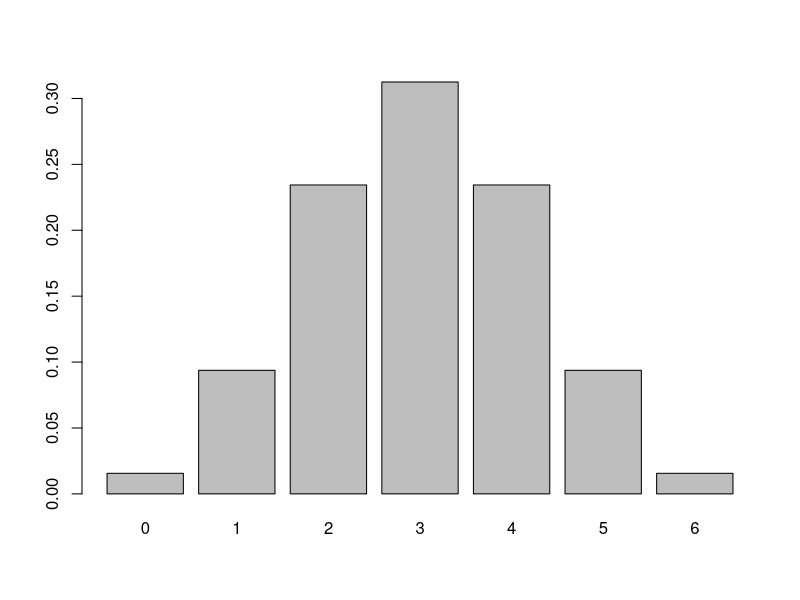
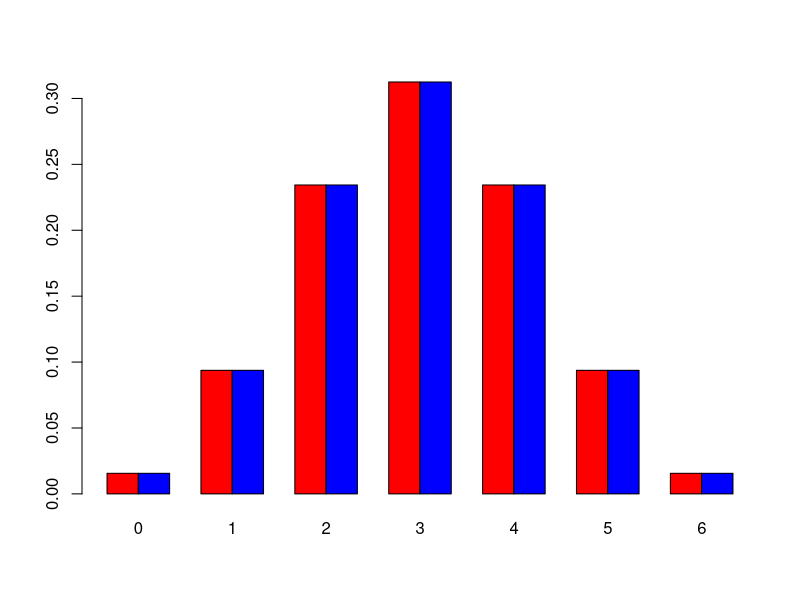

The R source for these figures, in order: (Note: this script raises an error after producing the figures.)
#Math 23c Script 3M-DiscreteDistributions.R

#Last modified: February 4, 2018

#Topic 1: Binomial distribution. Toss 6 fair coins.
#There are 2^6=64 elements in the sample space.
HT <- c("H","T")  
#Create a data frame with names
C6 <- expand.grid(coin1=HT, coin2=HT,coin3=HT, coin4=HT,coin5=HT, coin6=HT)
C6$coin1     #each column is a vector
#The number of heads is a random variable
C6$nheads <- (C6$coin1=="H")+(C6$coin2=="H")+(C6$coin3=="H")+
             (C6$coin4=="H")+(C6$coin5=="H")+(C6$coin6=="H")
#Tally the number of rows for each value of this random variable.
table(C6$nheads)
#Convert to a vector of probabilities
probs <- table(C6$nheads)/length(C6$nheads)
barplot(probs)
#There is an easier way.
#Since this is a binomial distribution, R has a built-in function for it
dbinom(0:6,6,0.5)    #initial "d" for "density" but "mass function" is more standard.
#Here is a clever way to compare two barplots side by side - bind together two vectors as rows
barplot(rbind(probs,dbinom(0:6,6,0.5)), beside = TRUE, col = c("red","blue"))

#We make the distribution function by summing the mass function
#Calculate the value for 4, the probability of 4 or fewer heads.
mean(C6$nheads <= 4)
#To get all the values we write our own function
my.pbinom <- Vectorize(function(x) mean(C6$nheads <= x))
my.pbinom(4)   #check that it works
my.pbinom(0:6)  #thanks to Vectorize, it works on vectors too!
pbinom(0:6,6,0.5)   #the built-in function is already vectorized

#Compute expectation by summing over the values: value times mass function
sum(0:6 * dbinom(0:6,6,0.5) )
#Alternative: sum over the sample space (law of unconscious statistician)
mean(C6$nheads)
#Or use the tail-sum theorem!
sum(1-my.pbinom(0:6))
#pbinom has a special syntax for Prob(X > x)
pbinom(4,6,0.5)    #probability that X <= 4)
pbinom(4,6,0.5, lower.tail = FALSE)    #probability that X > 4)
#So use the tail sum theorem like this:
sum(pbinom((0:6),6,0.5, lower.tail = FALSE))

#Calculating the variance directly from the definition.
#We know that the expectation is 3.
sum((0:6-3)*(0:6-3) * dbinom(0:6,6,0.5) )
#Using the more standard formula
sum((0:6)*(0:6) * dbinom(0:6,6,0.5) )-3*3
#Or we can sum over the sample space
mean((C6$nheads-3)*(C6$nheads-3))

#Now we can sample from this distribution
sample(C6$nheads, 1 )   #generates one sample
sample(C6$nheads, 1 )   #generates one sample, probably different
sample(C6$nheads, 1 )   #generates one sample, probably different
sample(C6$nheads, 1 )   #generates one sample, probably different
sample(C6$nheads, 4 )   #generates four samples from different rows
sample(C6$nheads, 4, replace = TRUE )   #four samples, row may repeat
sample(C6$nheads, 100 )  #error because there are only 64 different rows.
#Generate a large vector of samples, which must include duplicates.
s <- sample(C6$nheads, 100 , replace = TRUE)   #generates 100 samples
barplot(table(s)/length(s))   
#Again we compare two barplots side by side - bind together two vectors as rows
barplot(rbind(probs,table(s)/length(s)), beside = TRUE, col = c("red","blue"))
#Repeat with 10000 samples and the frequencies match the probabilities better
s <- sample(C6$nheads, 10000 , replace = TRUE)   #generates 10000 samples
barplot(rbind(probs,table(s)/length(s)), beside = TRUE, col = c("red","blue"))

#Simulate an unfair coin for which the probability of a head is 2/3.
HHT <- c("H", "H","T")  
C6 <- expand.grid(coin1=HHT, coin2=HHT,coin3=HHT, coin4=HHT,coin5=HHT, coin6=HHT) 
C6$nheads <- (C6$coin1=="H")+(C6$coin2=="H")+(C6$coin3=="H")+
             (C6$coin4=="H")+(C6$coin5=="H")+(C6$coin6=="H")
#Count the number of rows for each value of this random variable, the number of heads
table(C6$nheads)
#Convert to a vector of probabilities
probs <- table(C6$nheads)/length(C6$nheads)
barplot(probs)
#Since this is a binomial distribution, R has a built-in function for it
dbinom(0:6,6,2/3)    # third argument is the probability of a head
barplot(rbind(probs,dbinom(0:6,6,2/3)), beside = TRUE, col = c("red","blue"))

#Topic 2: Implementation of the algorithm in the lecture notes
#for constructing a sigma-field
#Select a sample space S, the integers 1, 2, ...10
N <- 10; S <- 1:N
LMin <- 4; LMax <- 6      #range of sizes for subsets
#Generate one subset that must be in the sample space
size <- sample(LMin:LMax,1); size    #the size of the sample
rset <- sample(S,size);rset  #default is "without replacement," so no duplicates
#Now generate M vectors, of length LMin to LMax, that must be in the sigma-field
M <- 4
sets <- vector("list",M)    #create an empty list

for (i in 1:M) {
  size <- sample(LMin:LMax,1)
  sets[[i]] <- sample(S,size)  #use [[i]] to index a list
}
#Look at what we got
for (i in 1:M) {
   print(sets[[i]])
}

#Set up a list to hold the equivalence classes
classes <- vector("list",N)    #create an empty list
#Now use the algorithm described in the lecture notes.
for (k in 1:N) {
  class <- S    #initialize class to include everything
  for (i in 1:M){
    if (is.element(k, sets[[i]]))
      class <- intersect(class, sets[[i]])  #if set includes k, intersect with it
    else class <- setdiff(class,sets[[i]])  #if set does not include k, remove it
  }
  classes[[k]] <- class  #save the resulting equivalence class in our list
  print(c(k, classes[[k]]))
}
#Look at what we got
for (i in 1:M) {
  print(sets[[i]])
}
#Check for yourself that any two classes are equal or disjoint
#If k is never mentioned, you get the class of everything that was not mentioned

#Topic 3: Poisson distribution as a limit
lambda <- 5       #this will always be our expectation
#We can get this expectation from a binomial distribution with n=100, p = 0.05
barplot( dbinom(0:20, 100, 0.05), names.arg = 0:20)
#We can get the same expectation from a binomial distribution with n=1000, p = 0.005
barplot( dbinom(0:20, 1000, 0.005), names.arg = 0:20) #looks much the same
#The limit is a Poisson distribution with lambda = 5
barplot( dpois(0:20, 5), names.arg = 0:20)
#To see the similarity, display them side by side
barplot(rbind(dbinom(0:20, 100, 0.05),dbinom(0:20, 1000, 0.005),dpois(0:20, 5)), beside = TRUE, col = c("red","blue","green"), names.arg = 0:20)

#We can compute the expectation and variance of the Poisson distribution
#R will not do an infinite sum, so try 20 as a large upper limit.
mu <- sum(dpois(0:20, 5)*(0:20)); mu  #should be close to 5
sum(dpois(0:20, 5)*(0:20)*(0:20))- mu^2; #variance should be close to 5
#A larger upper limit improves the result
mu <- sum(dpois(0:50, 5)*(0:50)); mu  #should be very close to 5
sum(dpois(0:50, 5)*(0:50)*(0:50))- mu^2; #variance should be very close to 5
mu <- sum(dpois(0:Inf, 5)*(0:Inf)); mu  #R is unhappy (Inf will work for integrals)

#Topic 4: Geometric distribution - we have the usual set of built-in functions
p <- 0.2    #probability of success on one trial
dgeom(0:20, 0.2)     #gives the number of failures, not the total number of trials!
barplot(dgeom(0:20, 0.2), names.arg = 0:20)
#Calculate the expectation
mu <- sum(dgeom(0:100, 0.2)*0:100);mu #for the correct value 4, use a large upper limit
#Note: the total number of trials, including the final success, is 1/p = 5
#We can also use the tail-sum theorem
pgeom(0:20, 0.2, lower.tail = FALSE)    #probability that X > x
barplot(pgeom(0:20, 0.2, lower.tail = FALSE) , names.arg = 0:20)
sum(pgeom(0:100, 0.2, lower.tail = FALSE))   #the expected number of failures

#Negative binomial distribution, where we can require more than one success
p <- 0.2    #probability of success on one trial
dnbinom(0:20,size = 1, 0.2)     #second argument is the required number of successes
barplot(dnbinom(0:20,size = 1, 0.2), names.arg = 0:20)   #same as geometric
#Suppose we require three successes.
dnbinom(0:50,size = 3, 0.2)     #second argument is the required number of successes
barplot(dnbinom(0:50,size = 3, 0.2), names.arg = 0:50)  
#Calculate the expectation
mu <- sum(dnbinom(0:100,size = 3, 0.2)*0:100); mu #correct value 12 takes a big limit
#We can again use the tail-sum theorem

barplot(pnbinom(0:50,size = 3, 0.2, lower.tail = FALSE) , names.arg = 0:50) #ising probability that X > x
sum(pnbinom(0:100,size = 3, 0.2, lower.tail = FALSE))

#Topic 5: An example where the expectation does not exist
#Start with an urn that contains one white ball, one black ball
#If a white ball is drawn, you win. Otherwise add another black ball
#The probability of winning on the nth draw is given by the function
dBW <- function(x) 1/(x*(x+1))
dBW(2); dBW(1:10)  #this function is even vectorized
#Check that the total probability is close to 1
sum(dBW(1:1000))    #convergence is slow
#Try to calculate expectation
sum(1:1000*dBW(1:1000)); sum(1:2000*dBW(1:2000)) 
#The limit does not exist
#If we try to calculate variance, things are even worse
sum(1:1000*1:1000*dBW(1:1000)); sum(1:2000*1:2000*dBW(1:2000)) 
#In this case we can prove that the series for the expectation diverges
#Suppose that all we can see are samples from this population
#There is no sampling function, but we can use the urn model
rBW <- function() {
  black <- 1;
  while (TRUE) {    #will repeat until we draw the white ball
    if (runif(1, min = 0, max = 1) < 1/(black+1)) return (black)
    else (black <- black +1)
  }
}
#Let's test this by drawing 100 samples
N <- 100; smp <- numeric(N)    #vector to hold the samples
for (i in 1:N){
  smp[i] <- rBW()
}
hist(smp, breaks = "FD")   #usually has a very long tail to the right
mean(smp)

#Ordinarily, if we average 100 samples, the sample means cluster together
#in a band whose width is roughly the square root of the variance.
M <- 200; means100 <- numeric(M)
for (j in 1:M) {
  smp <- numeric(N)    #vector to hold the samples
  for (i in 1:N){
    smp[i] <- rBW()
  }
  means100[j] <- mean(smp)
}
hist(means100, breaks = "FD")   #occasional very large values
means100
